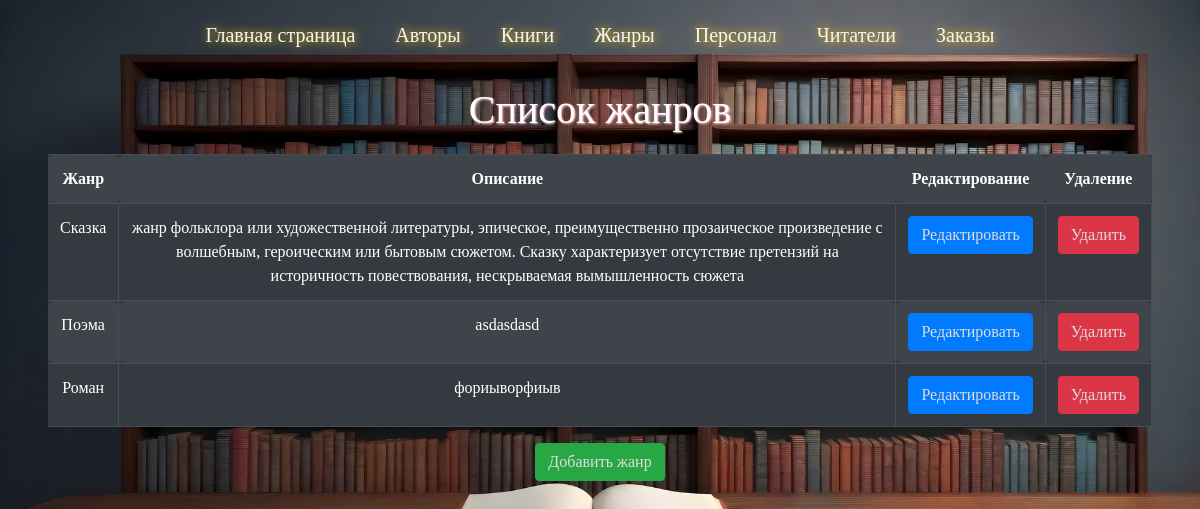
Page /genres/list/ on the committed database.
### genres/models.py (models this page shows, shortened)
class Genres(models.Model):
    name = models.CharField(max_length=255)
    description = models.TextField(default='description')
    slug = models.SlugField(default="", null=False)

### genres/views.py (the view)
# urls.py: path('genres/list/',views.genres_list, name="genres_list"),
def genres_list(request):
    genres = Genres.objects.all()
    return render(request,'genres/genres_list.html',{'genres':genres})

### genres/templates/genres/genres_list.html
{% extends 'base.html' %}
{% block header %}
<div class="box-author">
    <h1>Список жанров</h1>
    <table class="table table-dark table-striped">
        <tr>
            <th>Жанр</th>
            <th>Описание</th>
            <th>Редактирование</th>
            <th>Удаление</th>
        </tr>
        {% for genre in genres %}
        <tr>
            <td>{{ genre.name }}</td>
            <td>{{ genre.description }}</td>
            <td> <button type="button" class="btn btn-primary"><a href="{% url 'genre_update' genre.pk %}">Редактировать</a></button></td>
            <td><button type="button" class="btn btn-danger"><a href="{% url 'genre_delete' genre.pk %}">Удалить</a></button></td>
        </tr>
        {% endfor %}
    </table>
    <button type="button" class="btn btn-success"><a href="{% url 'genre_create' %}">Добавить жанр</a></button>
</div>
{% endblock %}

### Library/static/library/css/style.css (style rules this page uses)
* { padding: 0px; margin: 0px; box-sizing: border-box; list-style: none; font-family: tahoma; font-size: 16px; }
body { background: url(../img/librar.jpg); background-size: 100%; }
body h1 { font-size: 40px; color: #fff; text-shadow: 1px 1px 2px pink; margin-bottom: 20px; }
.test-forms table th, table td { padding: 15px; border-right: 1px solid black; border-bottom: 1px solid black; border-radius: 8px; }
.test-forms table tr, td, th { border-radius: 6px; }
table button { transition: background-color 0.3s; border-radius: 3px; padding: 5px 5px; }
table button a { text-decoration: none; color: whitesmoke; }
table a { text-decoration: none; color: black; cursor: pointer; }
.content .box-author { margin: 0 4%; text-align: center; }
.content .box-author table { text-align: center; }
.content .box-author .btn a { text-decoration: none; color: #ddd; }

### rows in the picture
Genres: name "Сказка", description "жанр фольклора или художественной литературы, эпическое, преимущественно прозаическое произведение с волшебным, героическим или бытовым сюжетом. Сказку характеризует отсутствие претензий на историчность повествования, нескрываемая вымышленность сюжета"
Genres: name "Поэма", description "asdasdasd"
Genres: name "Роман", description "фориыворфиыв"
